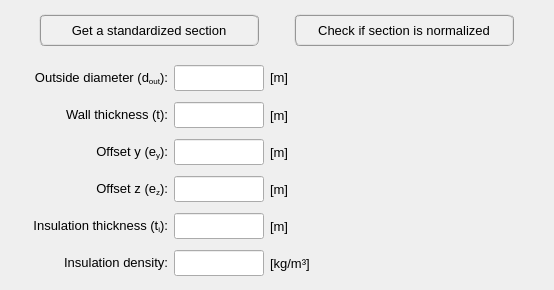
         <widget class="QWidget" name="tab_constant_pipe_section">
          <attribute name="title">
           <string>Constant sections</string>
          </attribute>
          <layout class="QGridLayout" name="gridLayout_32">
           <property name="leftMargin">
            <number>4</number>
           </property>
           <property name="topMargin">
            <number>4</number>
           </property>
           <property name="rightMargin">
            <number>4</number>
           </property>
           <property name="bottomMargin">
            <number>4</number>
           </property>
           <property name="spacing">
            <number>4</number>
           </property>
           <item row="0" column="0" colspan="2">
            <widget class="QFrame" name="frame_31">
             <property name="minimumSize">
              <size>
               <width>0</width>
               <height>52</height>
              </size>
             </property>
             <property name="maximumSize">
              <size>
               <width>16777215</width>
               <height>52</height>
              </size>
             </property>
             <property name="frameShape">
              <enum>QFrame::NoFrame</enum>
             </property>
             <property name="frameShadow">
              <enum>QFrame::Raised</enum>
             </property>
             <layout class="QGridLayout" name="gridLayout_31">
              <property name="leftMargin">
               <number>4</number>
              </property>
              <property name="topMargin">
               <number>4</number>
              </property>
              <property name="rightMargin">
               <number>4</number>
              </property>
              <property name="bottomMargin">
               <number>4</number>
              </property>
              <property name="spacing">
               <number>4</number>
              </property>
              <item row="0" column="0">
               <widget class="QPushButton" name="pushButton_select_standard_section">
                <property name="minimumSize">
                 <size>
                  <width>220</width>
                  <height>32</height>
                 </size>
                </property>
                <property name="maximumSize">
                 <size>
                  <width>220</width>
                  <height>32</height>
                 </size>
                </property>
                <property name="font">
                 <font>
                  <family>MS Shell Dlg 2</family>
                  <pointsize>10</pointsize>
                  <weight>50</weight>
                  <italic>false</italic>
                  <bold>false</bold>
                 </font>
                </property>
                <property name="styleSheet">
                 <string notr="true">QPushButton{border-radius: 6px; border-color: rgb(150, 150, 150); border-style: ridge; border-width: 2px; color: rgb(0, 0, 0); background-color: rgb(240, 240, 240)}
QPushButton:hover{border-radius: 6px; border-color: rgb(0, 170, 255); border-style: ridge; border-width: 2px; color: rgb(0, 0, 0); background-color: rgba(174, 213, 255, 100)}
QPushButton:pressed{border-radius: 6px; border-color: rgb(0, 170, 255); border-style: ridge; border-width: 2px; color: rgb(0, 0, 0); background-color: rgb(174, 213, 255)}</string>
                </property>
                <property name="text">
                 <string>Get a standardized section</string>
                </property>
               </widget>
              </item>
              <item row="0" column="1">
               <widget class="QPushButton" name="pushButton_check_if_section_is_normalized">
                <property name="minimumSize">
                 <size>
                  <width>220</width>
                  <height>32</height>
                 </size>
                </property>
                <property name="maximumSize">
                 <size>
                  <width>220</width>
                  <height>32</height>
                 </size>
                </property>
                <property name="font">
                 <font>
                  <family>MS Shell Dlg 2</family>
                  <pointsize>10</pointsize>
                  <weight>50</weight>
                  <italic>false</italic>
                  <bold>false</bold>
                 </font>
                </property>
                <property name="styleSheet">
                 <string notr="true">QPushButton{border-radius: 6px; border-color: rgb(150, 150, 150); border-style: ridge; border-width: 2px; color: rgb(0, 0, 0); background-color: rgb(240, 240, 240)}
QPushButton:hover{border-radius: 6px; border-color: rgb(0, 170, 255); border-style: ridge; border-width: 2px; color: rgb(0, 0, 0); background-color: rgba(174, 213, 255, 100)}
QPushButton:pressed{border-radius: 6px; border-color: rgb(0, 170, 255); border-style: ridge; border-width: 2px; color: rgb(0, 0, 0); background-color: rgb(174, 213, 255)}</string>
                </property>
                <property name="text">
                 <string>Check if section is normalized</string>
                </property>
               </widget>
              </item>
             </layout>
            </widget>
           </item>
           <item row="1" column="0">
            <widget class="QFrame" name="frame_2">
             <property name="minimumSize">
              <size>
               <width>320</width>
               <height>200</height>
              </size>
             </property>
             <property name="maximumSize">
              <size>
               <width>330</width>
               <height>280</height>
              </size>
             </property>
             <property name="font">
              <font>
               <pointsize>10</pointsize>
              </font>
             </property>
             <property name="frameShape">
              <enum>QFrame::NoFrame</enum>
             </property>
             <property name="frameShadow">
              <enum>QFrame::Plain</enum>
             </property>
             <layout class="QGridLayout" name="gridLayout_2">
              <property name="leftMargin">
               <number>0</number>
              </property>
              <property name="topMargin">
               <number>0</number>
              </property>
              <property name="rightMargin">
               <number>0</number>
              </property>
              <property name="bottomMargin">
               <number>0</number>
              </property>
              <property name="spacing">
               <number>6</number>
              </property>
              <item row="0" column="0">
               <spacer name="horizontalSpacer">
                <property name="orientation">
                 <enum>Qt::Horizontal</enum>
                </property>
                <property name="sizeHint" stdset="0">
                 <size>
                  <width>40</width>
                  <height>20</height>
                 </size>
                </property>
               </spacer>
              </item>
              <item row="0" column="3">
               <widget class="QLabel" name="label_17">
                <property name="minimumSize">
                 <size>
                  <width>50</width>
                  <height>26</height>
                 </size>
                </property>
                <property name="maximumSize">
                 <size>
                  <width>60</width>
                  <height>26</height>
                 </size>
                </property>
                <property name="font">
                 <font>
                  <family>MS Shell Dlg 2</family>
                  <pointsize>10</pointsize>
                  <weight>50</weight>
                  <italic>false</italic>
                  <bold>false</bold>
                 </font>
                </property>
                <property name="text">
                 <string>&lt;html&gt;&lt;head/&gt;&lt;body&gt;&lt;p&gt;[m]&lt;/p&gt;&lt;/body&gt;&lt;/html&gt;</string>
                </property>
                <property name="alignment">
                 <set>Qt::AlignLeading|Qt::AlignLeft|Qt::AlignVCenter</set>
                </property>
               </widget>
              </item>
              <item row="0" column="1">
               <widget class="QLabel" name="label_20">
                <property name="minimumSize">
                 <size>
                  <width>150</width>
                  <height>26</height>
                 </size>
                </property>
                <property name="maximumSize">
                 <size>
                  <width>174</width>
                  <height>26</height>
                 </size>
                </property>
                <property name="font">
                 <font>
                  <family>MS Shell Dlg 2</family>
                  <pointsize>10</pointsize>
                  <weight>50</weight>
                  <italic>false</italic>
                  <bold>false</bold>
                 </font>
                </property>
                <property name="text">
                 <string>&lt;html&gt;&lt;head/&gt;&lt;body&gt;&lt;p align=&quot;right&quot;&gt;Outside diameter (d&lt;span style=&quot; vertical-align:sub;&quot;&gt;out&lt;/span&gt;):&lt;/p&gt;&lt;/body&gt;&lt;/html&gt;</string>
                </property>
                <property name="alignment">
                 <set>Qt::AlignCenter</set>
                </property>
               </widget>
              </item>
              <item row="2" column="2">
               <widget class="QLineEdit" name="lineEdit_offset_y">
                <property name="minimumSize">
                 <size>
                  <width>90</width>
                  <height>26</height>
                 </size>
                </property>
                <property name="maximumSize">
                 <size>
                  <width>100</width>
                  <height>26</height>
                 </size>
                </property>
                <property name="font">
                 <font>
                  <family>MS Shell Dlg 2</family>
                  <pointsize>10</pointsize>
                  <weight>50</weight>
                  <italic>false</italic>
                  <bold>false</bold>
                 </font>
                </property>
                <property name="focusPolicy">
                 <enum>Qt::StrongFocus</enum>
                </property>
                <property name="styleSheet">
                 <string notr="true"/>
                </property>
                <property name="alignment">
                 <set>Qt::AlignCenter</set>
                </property>
                <property name="clearButtonEnabled">
                 <bool>true</bool>
                </property>
               </widget>
              </item>
              <item row="2" column="1">
               <widget class="QLabel" name="label_22">
                <property name="minimumSize">
                 <size>
                  <width>150</width>
                  <height>26</height>
                 </size>
                </property>
                <property name="maximumSize">
                 <size>
                  <width>174</width>
                  <height>26</height>
                 </size>
                </property>
                <property name="font">
                 <font>
                  <family>MS Shell Dlg 2</family>
                  <pointsize>10</pointsize>
                  <weight>50</weight>
                  <italic>false</italic>
                  <bold>false</bold>
                 </font>
                </property>
                <property name="text">
                 <string>&lt;html&gt;&lt;head/&gt;&lt;body&gt;&lt;p align=&quot;right&quot;&gt;Offset y (e&lt;span style=&quot; vertical-align:sub;&quot;&gt;y&lt;/span&gt;):&lt;/p&gt;&lt;/body&gt;&lt;/html&gt;</string>
                </property>
                <property name="alignment">
                 <set>Qt::AlignCenter</set>
                </property>
               </widget>
              </item>
              <item row="4" column="2">
               <widget class="QLineEdit" name="lineEdit_insulation_thickness">
                <property name="minimumSize">
                 <size>
                  <width>90</width>
                  <height>26</height>
                 </size>
                </property>
                <property name="maximumSize">
                 <size>
                  <width>100</width>
                  <height>26</height>
                 </size>
                </property>
                <property name="font">
                 <font>
                  <family>MS Shell Dlg 2</family>
                  <pointsize>10</pointsize>
                  <weight>50</weight>
                  <italic>false</italic>
                  <bold>false</bold>
                 </font>
                </property>
                <property name="focusPolicy">
                 <enum>Qt::StrongFocus</enum>
                </property>
                <property name="styleSheet">
                 <string notr="true"/>
                </property>
                <property name="alignment">
                 <set>Qt::AlignCenter</set>
                </property>
                <property name="clearButtonEnabled">
                 <bool>true</bool>
                </property>
               </widget>
              </item>
              <item row="4" column="3">
               <widget class="QLabel" name="label_42">
                <property name="minimumSize">
                 <size>
                  <width>50</width>
                  <height>26</height>
                 </size>
                </property>
                <property name="maximumSize">
                 <size>
                  <width>60</width>
                  <height>26</height>
                 </size>
                </property>
                <property name="font">
                 <font>
                  <family>MS Shell Dlg 2</family>
                  <pointsize>10</pointsize>
                  <weight>50</weight>
                  <italic>false</italic>
                  <bold>false</bold>
                 </font>
                </property>
                <property name="text">
                 <string>[m]</string>
                </property>
                <property name="alignment">
                 <set>Qt::AlignLeading|Qt::AlignLeft|Qt::AlignVCenter</set>
                </property>
               </widget>
              </item>
              <item row="3" column="2">
               <widget class="QLineEdit" name="lineEdit_offset_z">
                <property name="minimumSize">
                 <size>
                  <width>90</width>
                  <height>26</height>
                 </size>
                </property>
                <property name="maximumSize">
                 <size>
                  <width>100</width>
                  <height>26</height>
                 </size>
                </property>
                <property name="font">
                 <font>
                  <family>MS Shell Dlg 2</family>
                  <pointsize>10</pointsize>
                  <weight>50</weight>
                  <italic>false</italic>
                  <bold>false</bold>
                 </font>
                </property>
                <property name="focusPolicy">
                 <enum>Qt::StrongFocus</enum>
                </property>
                <property name="styleSheet">
                 <string notr="true"/>
                </property>
                <property name="alignment">
                 <set>Qt::AlignCenter</set>
                </property>
                <property name="clearButtonEnabled">
                 <bool>true</bool>
                </property>
               </widget>
              </item>
              <item row="5" column="3">
               <widget class="QLabel" name="label_41">
                <property name="minimumSize">
                 <size>
                  <width>50</width>
                  <height>26</height>
                 </size>
                </property>
                <property name="maximumSize">
                 <size>
                  <width>60</width>
                  <height>26</height>
                 </size>
                </property>
                <property name="font">
                 <font>
                  <family>MS Shell Dlg 2</family>
                  <pointsize>10</pointsize>
                  <weight>50</weight>
                  <italic>false</italic>
                  <bold>false</bold>
                 </font>
                </property>
                <property name="text">
                 <string>[kg/m³]</string>
                </property>
                <property name="alignment">
                 <set>Qt::AlignLeading|Qt::AlignLeft|Qt::AlignVCenter</set>
                </property>
               </widget>
              </item>
              <item row="5" column="2">
               <widget class="QLineEdit" name="lineEdit_insulation_density">
                <property name="minimumSize">
                 <size>
                  <width>90</width>
                  <height>26</height>
                 </size>
                </property>
                <property name="maximumSize">
                 <size>
                  <width>100</width>
                  <height>26</height>
                 </size>
                </property>
                <property name="font">
                 <font>
                  <family>MS Shell Dlg 2</family>
                  <pointsize>10</pointsize>
                  <weight>50</weight>
                  <italic>false</italic>
                  <bold>false</bold>
                 </font>
                </property>
                <property name="styleSheet">
                 <string notr="true"/>
                </property>
                <property name="alignment">
                 <set>Qt::AlignCenter</set>
                </property>
                <property name="clearButtonEnabled">
                 <bool>true</bool>
                </property>
               </widget>
              </item>
              <item row="3" column="1">
               <widget class="QLabel" name="label_23">
                <property name="minimumSize">
                 <size>
                  <width>150</width>
                  <height>26</height>
                 </size>
                </property>
                <property name="maximumSize">
                 <size>
                  <width>174</width>
                  <height>26</height>
                 </size>
                </property>
                <property name="font">
                 <font>
                  <family>MS Shell Dlg 2</family>
                  <pointsize>10</pointsize>
                  <weight>50</weight>
                  <italic>false</italic>
                  <bold>false</bold>
                 </font>
                </property>
                <property name="text">
                 <string>&lt;html&gt;&lt;head/&gt;&lt;body&gt;&lt;p align=&quot;right&quot;&gt;Offset z (e&lt;span style=&quot; vertical-align:sub;&quot;&gt;z&lt;/span&gt;):&lt;/p&gt;&lt;/body&gt;&lt;/html&gt;</string>
                </property>
                <property name="alignment">
                 <set>Qt::AlignCenter</set>
                </property>
               </widget>
              </item>
              <item row="5" column="1">
               <widget class="QLabel" name="label_25">
                <property name="minimumSize">
                 <size>
                  <width>150</width>
                  <height>26</height>
                 </size>
                </property>
                <property name="maximumSize">
                 <size>
                  <width>174</width>
                  <height>26</height>
                 </size>
                </property>
                <property name="font">
                 <font>
                  <family>MS Shell Dlg 2</family>
                  <pointsize>10</pointsize>
                  <weight>50</weight>
                  <italic>false</italic>
                  <bold>false</bold>
                 </font>
                </property>
                <property name="text">
                 <string>&lt;html&gt;&lt;head/&gt;&lt;body&gt;&lt;p align=&quot;right&quot;&gt;Insulation density:&lt;/p&gt;&lt;/body&gt;&lt;/html&gt;</string>
                </property>
                <property name="alignment">
                 <set>Qt::AlignCenter</set>
                </property>
               </widget>
              </item>
              <item row="4" column="1">
               <widget class="QLabel" name="label_26">
                <property name="minimumSize">
                 <size>
                  <width>150</width>
                  <height>26</height>
                 </size>
                </property>
                <property name="maximumSize">
                 <size>
                  <width>174</width>
                  <height>26</height>
                 </size>
                </property>
                <property name="font">
                 <font>
                  <family>MS Shell Dlg 2</family>
                  <pointsize>10</pointsize>
                  <weight>50</weight>
                  <italic>false</italic>
                  <bold>false</bold>
                 </font>
                </property>
                <property name="text">
                 <string>&lt;html&gt;&lt;head/&gt;&lt;body&gt;&lt;p align=&quot;right&quot;&gt;Insulation thickness (t&lt;span style=&quot; vertical-align:sub;&quot;&gt;i&lt;/span&gt;):&lt;/p&gt;&lt;/body&gt;&lt;/html&gt;</string>
                </property>
                <property name="alignment">
                 <set>Qt::AlignCenter</set>
                </property>
               </widget>
              </item>
              <item row="0" column="2">
               <widget class="QLineEdit" name="lineEdit_outside_diameter">
                <property name="minimumSize">
                 <size>
                  <width>90</width>
                  <height>26</height>
                 </size>
                </property>
                <property name="maximumSize">
                 <size>
                  <width>100</width>
                  <height>26</height>
                 </size>
                </property>
                <property name="font">
                 <font>
                  <family>MS Shell Dlg 2</family>
                  <pointsize>10</pointsize>
                  <weight>50</weight>
                  <italic>false</italic>
                  <bold>false</bold>
                 </font>
                </property>
                <property name="styleSheet">
                 <string notr="true"/>
                </property>
                <property name="text">
                 <string/>
                </property>
                <property name="alignment">
                 <set>Qt::AlignCenter</set>
                </property>
                <property name="clearButtonEnabled">
                 <bool>true</bool>
                </property>
               </widget>
              </item>
              <item row="1" column="3">
               <widget class="QLabel" name="label_18">
                <property name="minimumSize">
                 <size>
                  <width>50</width>
                  <height>26</height>
                 </size>
                </property>
                <property name="maximumSize">
                 <size>
                  <width>60</width>
                  <height>26</height>
                 </size>
                </property>
                <property name="font">
                 <font>
                  <family>MS Shell Dlg 2</family>
                  <pointsize>10</pointsize>
                  <weight>50</weight>
                  <italic>false</italic>
                  <bold>false</bold>
                 </font>
                </property>
                <property name="text">
                 <string>[m]</string>
                </property>
                <property name="alignment">
                 <set>Qt::AlignLeading|Qt::AlignLeft|Qt::AlignVCenter</set>
                </property>
               </widget>
              </item>
              <item row="2" column="3">
               <widget class="QLabel" name="label_19">
                <property name="minimumSize">
                 <size>
                  <width>50</width>
                  <height>26</height>
                 </size>
                </property>
                <property name="maximumSize">
                 <size>
                  <width>60</width>
                  <height>26</height>
                 </size>
                </property>
                <property name="font">
                 <font>
                  <family>MS Shell Dlg 2</family>
                  <pointsize>10</pointsize>
                  <weight>50</weight>
                  <italic>false</italic>
                  <bold>false</bold>
                 </font>
                </property>
                <property name="text">
                 <string>[m]</string>
                </property>
                <property name="alignment">
                 <set>Qt::AlignLeading|Qt::AlignLeft|Qt::AlignVCenter</set>
                </property>
               </widget>
              </item>
              <item row="1" column="2">
               <widget class="QLineEdit" name="lineEdit_wall_thickness">
                <property name="minimumSize">
                 <size>
                  <width>90</width>
                  <height>26</height>
                 </size>
                </property>
                <property name="maximumSize">
                 <size>
                  <width>100</width>
                  <height>26</height>
                 </size>
                </property>
                <property name="font">
                 <font>
                  <family>MS Shell Dlg 2</family>
                  <pointsize>10</pointsize>
                  <weight>50</weight>
                  <italic>false</italic>
                  <bold>false</bold>
                 </font>
                </property>
                <property name="focusPolicy">
                 <enum>Qt::StrongFocus</enum>
                </property>
                <property name="styleSheet">
                 <string notr="true"/>
                </property>
                <property name="alignment">
                 <set>Qt::AlignCenter</set>
                </property>
                <property name="clearButtonEnabled">
                 <bool>true</bool>
                </property>
               </widget>
              </item>
              <item row="3" column="3">
               <widget class="QLabel" name="label_24">
                <property name="minimumSize">
                 <size>
                  <width>50</width>
                  <height>26</height>
                 </size>
                </property>
                <property name="maximumSize">
                 <size>
                  <width>60</width>
                  <height>26</height>
                 </size>
                </property>
                <property name="font">
                 <font>
                  <family>MS Shell Dlg 2</family>
                  <pointsize>10</pointsize>
                  <weight>50</weight>
                  <italic>false</italic>
                  <bold>false</bold>
                 </font>
                </property>
                <property name="text">
                 <string>[m]</string>
                </property>
                <property name="alignment">
                 <set>Qt::AlignLeading|Qt::AlignLeft|Qt::AlignVCenter</set>
                </property>
               </widget>
              </item>
              <item row="1" column="1">
               <widget class="QLabel" name="label_21">
                <property name="minimumSize">
                 <size>
                  <width>150</width>
                  <height>26</height>
                 </size>
                </property>
                <property name="maximumSize">
                 <size>
                  <width>174</width>
                  <height>26</height>
                 </size>
                </property>
                <property name="font">
                 <font>
                  <family>MS Shell Dlg 2</family>
                  <pointsize>10</pointsize>
                  <weight>50</weight>
                  <italic>false</italic>
                  <bold>false</bold>
                 </font>
                </property>
                <property name="text">
                 <string>&lt;html&gt;&lt;head/&gt;&lt;body&gt;&lt;p align=&quot;right&quot;&gt;Wall thickness (t):&lt;/p&gt;&lt;/body&gt;&lt;/html&gt;</string>
                </property>
                <property name="alignment">
                 <set>Qt::AlignCenter</set>
                </property>
               </widget>
              </item>
              <item row="0" column="4">
               <spacer name="horizontalSpacer_2">
                <property name="orientation">
                 <enum>Qt::Horizontal</enum>
                </property>
                <property name="sizeHint" stdset="0">
                 <size>
                  <width>40</width>
                  <height>20</height>
                 </size>
                </property>
               </spacer>
              </item>
             </layout>
             <zorder>label_24</zorder>
             <zorder>lineEdit_outside_diameter</zorder>
             <zorder>lineEdit_offset_z</zorder>
             <zorder>label_22</zorder>
             <zorder>lineEdit_wall_thickness</zorder>
             <zorder>lineEdit_offset_y</zorder>
             <zorder>label_17</zorder>
             <zorder>label_21</zorder>
             <zorder>label_23</zorder>
             <zorder>label_19</zorder>
             <zorder>label_18</zorder>
             <zorder>label_42</zorder>
             <zorder>label_26</zorder>
             <zorder>label_25</zorder>
             <zorder>lineEdit_insulation_density</zorder>
             <zorder>lineEdit_insulation_thickness</zorder>
             <zorder>label_20</zorder>
             <zorder>label_41</zorder>
             <zorder>horizontalSpacer</zorder>
             <zorder>horizontalSpacer_2</zorder>
            </widget>
           </item>
           <item row="1" column="1">
            <widget class="QFrame" name="frame_30">
             <property name="frameShape">
              <enum>QFrame::NoFrame</enum>
             </property>
             <property name="frameShadow">
              <enum>QFrame::Raised</enum>
             </property>
             <layout class="QGridLayout" name="gridLayout_30">
              <property name="leftMargin">
               <number>4</number>
              </property>
              <property name="topMargin">
               <number>4</number>
              </property>
              <property name="rightMargin">
               <number>4</number>
              </property>
              <property name="bottomMargin">
               <number>4</number>
              </property>
              <property name="spacing">
               <number>4</number>
              </property>
              <item row="0" column="0">
               <widget class="QLabel" name="label_14">
                <property name="minimumSize">
                 <size>
                  <width>204</width>
                  <height>218</height>
                 </size>
                </property>
                <property name="maximumSize">
                 <size>
                  <width>200</width>
                  <height>218</height>
                 </size>
                </property>
                <property name="text">
                 <string/>
                </property>
                <property name="pixmap">
                 <pixmap>../../../../data/figures/Pipe.PNG</pixmap>
                </property>
                <property name="scaledContents">
                 <bool>true</bool>
                </property>
               </widget>
              </item>
             </layout>
            </widget>
           </item>
          </layout>
         </widget>
